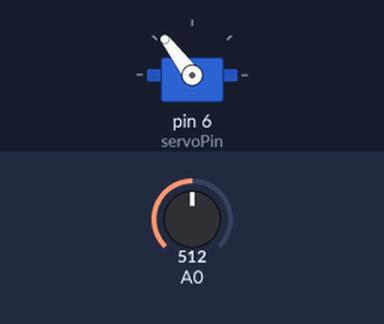
This sketch was run on a simulated Arduino Uno, built with avr-gcc and run on an emulated ATmega328P. Parts: servo. The inputs (shaded band) are chosen by the test bench; at power-on: A0 = 512.

Above: at 1.2 s.
1.3 s: A0 set to 716
At 1.6 s:
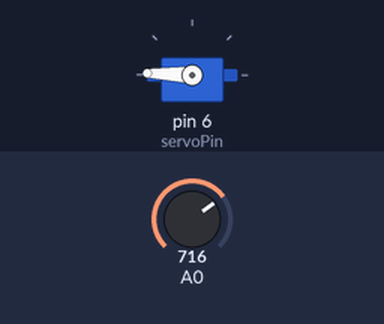
2.8 s: A0 set to 900
At 3.9 s:
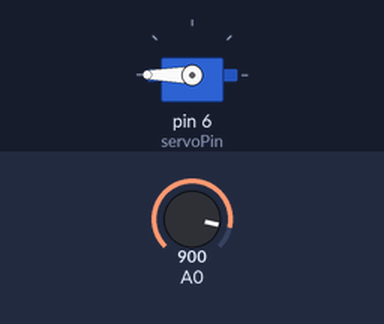
4.3 s: A0 set to 306
At 5.1 s:
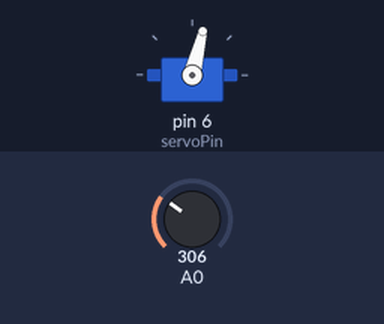
5.8 s: A0 set to 122
At 6.2 s:
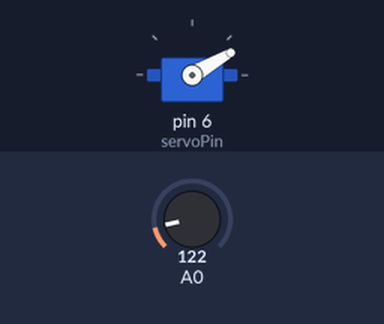
7.3 s: A0 set to 0
At 8.5 s:
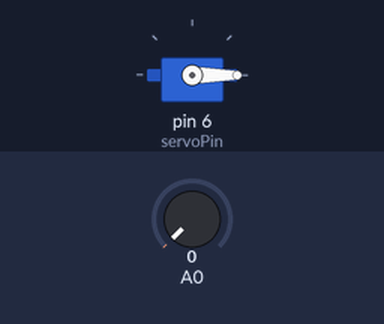
8.8 s: A0 set to 511
At 9.7 s:
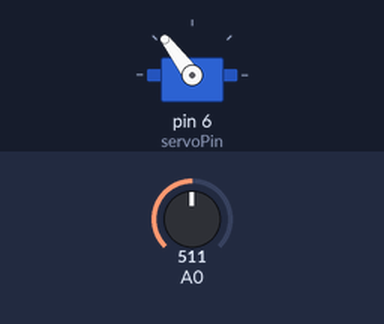
Timing chart, 0 to 11.3 s (numbered marks = the images above; inputs shaded):
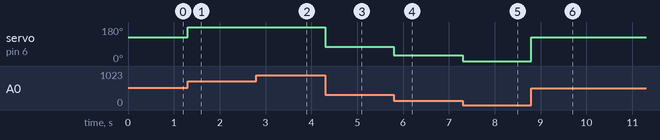

The sketch:

servo_motor.ino
```cpp
#include<Servo.h>
int i=0;
int servoPin=6;
int servoDelay=25;
float x;
Servo myPointer;
void setup()
{

  Serial.begin(9600);
  myPointer.attach(servoPin);
  pinMode(6,INPUT);

}

void loop()
{x=analogRead(A0);
 i=(255./1023.)*x;
 myPointer.write(i);
}
```

Measured:
- after the input at 1.3 s, servo on pin 6 (servoPin): 127° → 178° at once
- after the input at 2.8 s, servo on pin 6 (servoPin): 178° → 180° at once
- after the input at 4.3 s, servo on pin 6 (servoPin): 180° → 76° at once
- after the input at 5.8 s, servo on pin 6 (servoPin): 76° → 30° at once
- after the input at 7.3 s, servo on pin 6 (servoPin): 30° → 0° at once
- after the input at 8.8 s, servo on pin 6 (servoPin): 0° → 127° at once
